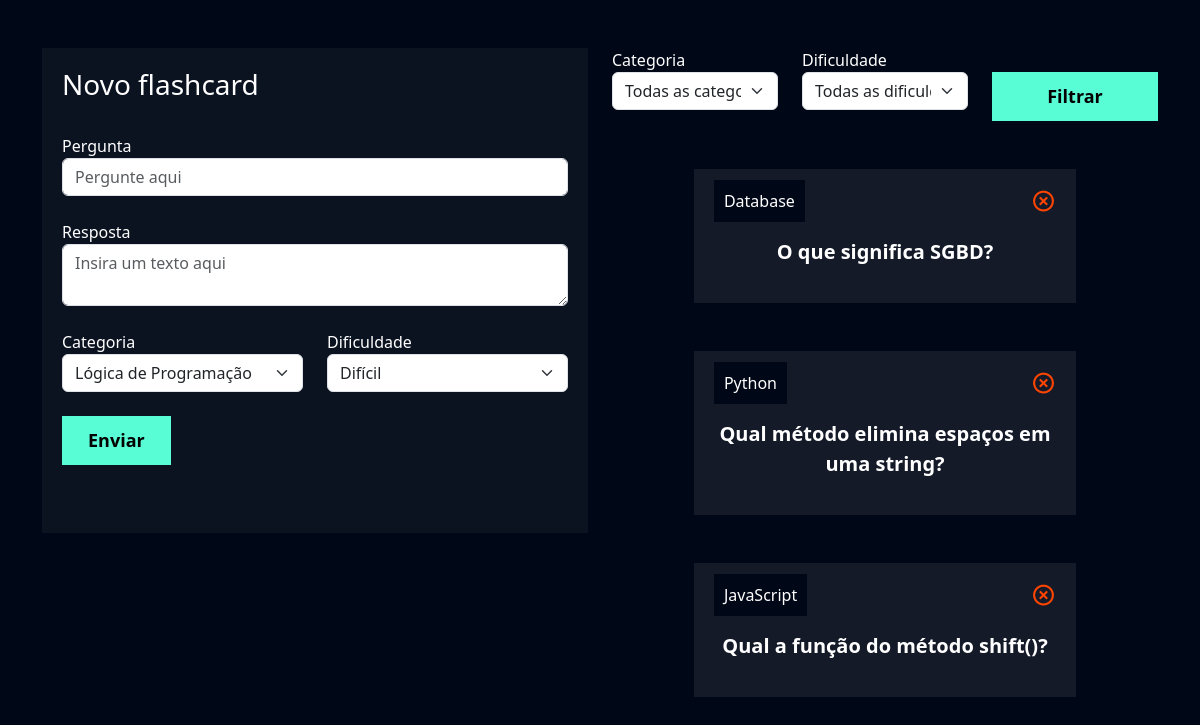
Before: /flashcard/novo_flashcard/ (signed in) with the older database file.
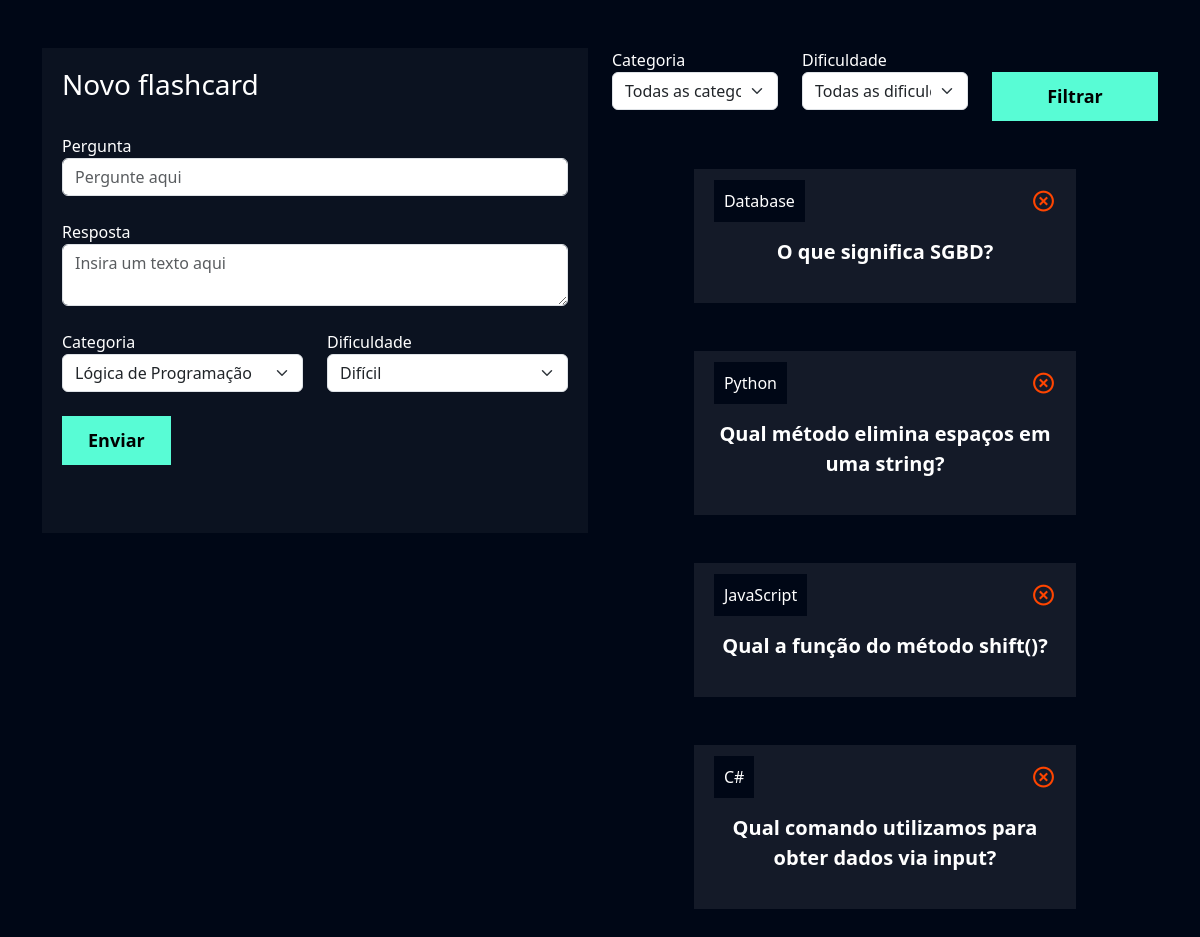
After: the same page with the newer database file.
### flashcard/models.py (models this page shows, shortened)
class Flashcard(models.Model):
    DIFICULDADE_CHOICES = (('D', 'Difícil'), ('M', 'Médio'), ('F', 'Fácil'))
    user = models.ForeignKey(User, on_delete=models.DO_NOTHING)
    pergunta = models.CharField(max_length=300)
    resposta = models.TextField()
    categoria = models.ForeignKey(Categoria, on_delete=models.DO_NOTHING)
    dificuldade = models.CharField(max_length=1, choices=DIFICULDADE_CHOICES)

class Categoria(models.Model):
    nome = models.CharField(max_length=50)
    def __str__(self):
        return self.nome

### flashcard/views.py (the view, shortened to what this page needs)
# urls.py: path('novo_flashcard/', views.novo_flashcard, name='novo_flashcard'),
def novo_flashcard(request):
    if not request.user.is_authenticated:
        return redirect('/usuarios/logar')
    if request.method == "GET":
        categoria = Categoria.objects.all()
        dificuldades = Flashcard.DIFICULDADE_CHOICES
        flashcards = Flashcard.objects.filter(user = request.user)
        return render(request, 'novo_flashcard.html', {'categorias': categoria, 'dificuldades': dificuldades, 'flashcards': flashcards})

### flashcard/templates/novo_flashcard.html (shortened to what the changed rows need)
{% extends "base.html" %}
{% load static %}
{% block 'cabecalho' %}
    <link href="{% static 'usuarios/css/cadastro.css' %}" rel="stylesheet">
    <link href="{% static 'flashcard/css/novo_flashcard.css' %}" rel="stylesheet">
    <link href='https://unpkg.com/boxicons@2.1.4/css/boxicons.min.css' rel='stylesheet'>
{% endblock 'cabecalho' %}
{% block 'conteudo' %}
    <div class="container">
        <br>
        <br>
        <div class="row">
            <div class="col-md">
                <br>
                <br>
                {% for flashcard in flashcards %}
                    <div class="box-new-flashcard">
                        <div class="flashcard ">
                            <div class="flashcard-categoria">
                                {{flashcard.categoria}}
                            </div>
                            <a href=""><i class='icone-exit bx bx-x-circle'></i></a>
                            <br>
                            <br>
                            <div class="flashcard-box-item">
                                <p class="flashcard-item">{{flashcard.pergunta}}</p>
                            </div>
                        </div>
                    </div>
                    <br>
                    <br>
                {% endfor %}
            </div>
        </div>
    </div>
{% endblock 'conteudo' %}

Changed rows visible on the page:
added Flashcard: categoria "C#", pergunta "Qual comando utilizamos para obter dados via input?"
